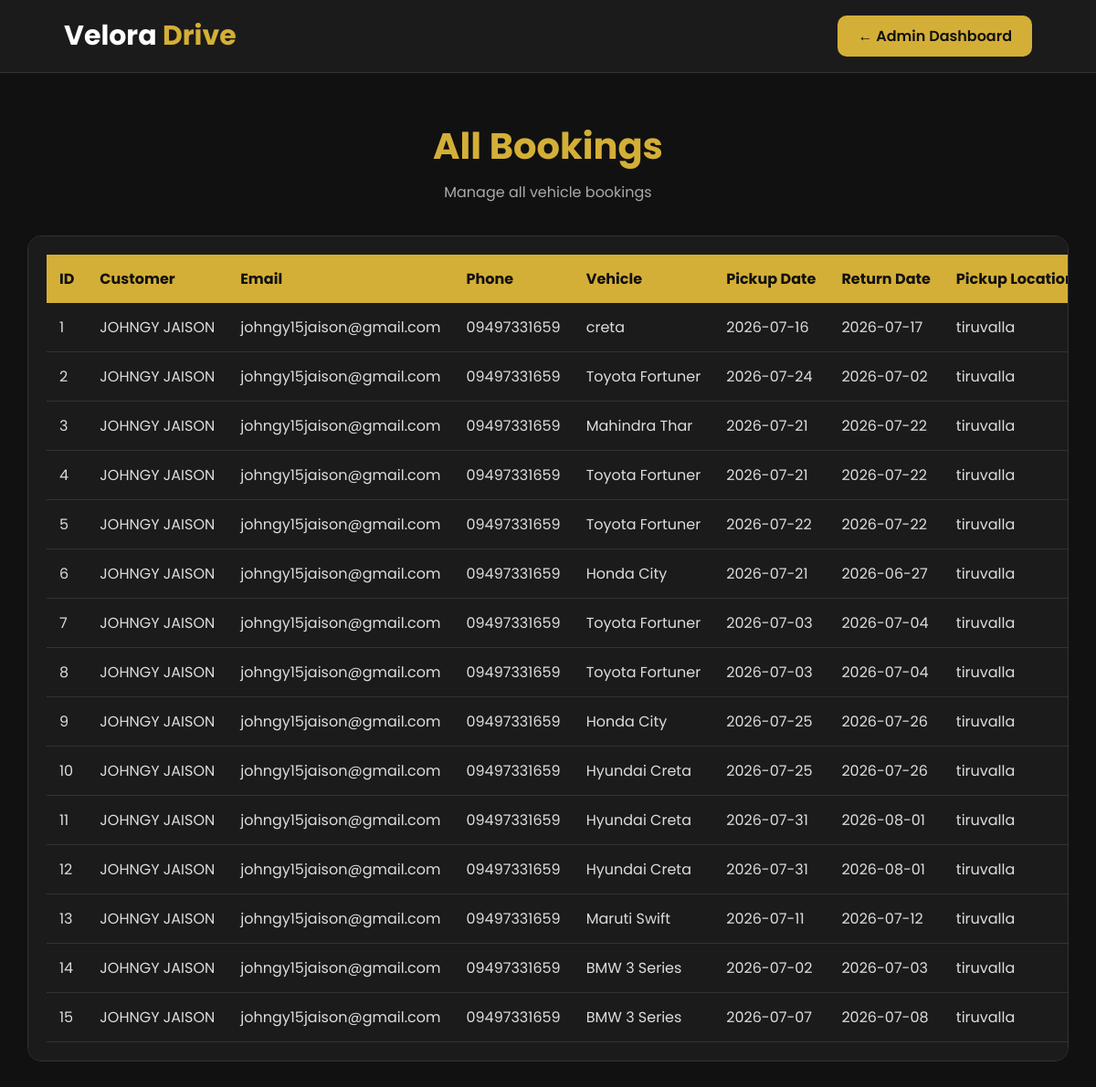
The app's page /admin/bookings with its own data.
### tables this page shows
CREATE TABLE bookings(
    id INTEGER PRIMARY KEY AUTOINCREMENT,
    customer_name TEXT NOT NULL,
    email TEXT NOT NULL,
    phone TEXT NOT NULL,
    vehicle TEXT NOT NULL,
    pickup_date TEXT NOT NULL,
    return_date TEXT NOT NULL,
    pickup_location TEXT NOT NULL,
    return_location TEXT NOT NULL,
    payment TEXT NOT NULL
);

### app.py (the view)
@app.route("/admin/bookings")
def admin_bookings():
    con = sqlite3.connect("users.db")
    cur = con.cursor()
    cur.execute("SELECT * FROM bookings")
    bookings = cur.fetchall()
    con.close()
    return render_template(
        "admin_bookings.html",
        bookings=bookings
    )

### templates/admin_bookings.html (shortened to what this page needs)
<!DOCTYPE html>
<html lang="en">
<head>
<link rel="stylesheet"
href="{{ url_for('static', filename='css/admin_bookings.css') }}">
</head>
<body>
<nav>
<div class="logo">
Velora <span>Drive</span>
</div>
<a href="/admin" class="back-btn">
← Admin Dashboard
</a>
</nav>
<div class="container">
<h1>All Bookings</h1>
<p class="subtitle">
Manage all vehicle bookings
</p>
<div class="table-box">
<table>
<thead>
<tr>
<th>ID</th>
<th>Customer</th>
<th>Email</th>
<th>Phone</th>
<th>Vehicle</th>
<th>Pickup Date</th>
<th>Return Date</th>
<th>Pickup Location</th>
</tr>
</thead>
<tbody>
{% for booking in bookings %}
<tr>
<td>{{ booking[0] }}</td>
<td>{{ booking[1] }}</td>
<td>{{ booking[2] }}</td>
<td>{{ booking[3] }}</td>
<td>{{ booking[4] }}</td>
<td>{{ booking[5] }}</td>
<td>{{ booking[6] }}</td>
<td>{{ booking[7] }}</td>
</tr>
{% endfor %}
</tbody>
</table>
</div>
</div>
</body>
</html>

### static/css/admin_bookings.css (style rules this page uses)
* { margin:0; padding:0; box-sizing:border-box; font-family:'Poppins',sans-serif; }
body { background:#111; color:white; min-height:100vh; }
nav { height:80px; background:#1b1b1b; display:flex; justify-content:space-between; align-items:center; padding:0 70px; border-bottom:1px solid #333; }
.logo { font-size:30px; font-weight:700; }
.logo span { color:#d4af37; }
.back-btn { text-decoration:none; background:#d4af37; color:#111; padding:10px 22px; border-radius:10px; font-weight:600; }
.container { width:95%; margin:50px auto; }
h1 { text-align:center; color:#d4af37; font-size:40px; }
.subtitle { text-align:center; color:#aaa; margin-top:8px; margin-bottom:35px; }
.table-box { background:#1b1b1b; border:1px solid #333; border-radius:15px; padding:20px; overflow-x:auto; }
table { width:100%; min-width:1100px; border-collapse:collapse; }
th { background:#d4af37; color:#111; padding:14px; text-align:left; white-space:nowrap; }
td { padding:14px; border-bottom:1px solid #333; color:#ddd; white-space:nowrap; }

### records on screen
bookings: id "1", customer_name "JOHNGY JAISON", email "johngy15jaison@gmail.com", phone "09497331659", vehicle "creta", pickup_date "2026-07-16", return_date "2026-07-17", pickup_location "tiruvalla"
bookings: id "2", customer_name "JOHNGY JAISON", email "johngy15jaison@gmail.com", phone "09497331659", vehicle "Toyota Fortuner", pickup_date "2026-07-24", return_date "2026-07-02", pickup_location "tiruvalla"
bookings: id "3", customer_name "JOHNGY JAISON", email "johngy15jaison@gmail.com", phone "09497331659", vehicle "Mahindra Thar", pickup_date "2026-07-21", return_date "2026-07-22", pickup_location "tiruvalla"
bookings: id "4", customer_name "JOHNGY JAISON", email "johngy15jaison@gmail.com", phone "09497331659", vehicle "Toyota Fortuner", pickup_date "2026-07-21", return_date "2026-07-22", pickup_location "tiruvalla"
bookings: id "5", customer_name "JOHNGY JAISON", email "johngy15jaison@gmail.com", phone "09497331659", vehicle "Toyota Fortuner", pickup_date "2026-07-22", return_date "2026-07-22", pickup_location "tiruvalla"
bookings: id "6", customer_name "JOHNGY JAISON", email "johngy15jaison@gmail.com", phone "09497331659", vehicle "Honda City", pickup_date "2026-07-21", return_date "2026-06-27", pickup_location "tiruvalla"
bookings: id "7", customer_name "JOHNGY JAISON", email "johngy15jaison@gmail.com", phone "09497331659", vehicle "Toyota Fortuner", pickup_date "2026-07-03", return_date "2026-07-04", pickup_location "tiruvalla"
bookings: id "8", customer_name "JOHNGY JAISON", email "johngy15jaison@gmail.com", phone "09497331659", vehicle "Toyota Fortuner", pickup_date "2026-07-03", return_date "2026-07-04", pickup_location "tiruvalla"
bookings: id "9", customer_name "JOHNGY JAISON", email "johngy15jaison@gmail.com", phone "09497331659", vehicle "Honda City", pickup_date "2026-07-25", return_date "2026-07-26", pickup_location "tiruvalla"
bookings: id "10", customer_name "JOHNGY JAISON", email "johngy15jaison@gmail.com", phone "09497331659", vehicle "Hyundai Creta", pickup_date "2026-07-25", return_date "2026-07-26", pickup_location "tiruvalla"
bookings: id "11", customer_name "JOHNGY JAISON", email "johngy15jaison@gmail.com", phone "09497331659", vehicle "Hyundai Creta", pickup_date "2026-07-31", return_date "2026-08-01", pickup_location "tiruvalla"
bookings: id "12", customer_name "JOHNGY JAISON", email "johngy15jaison@gmail.com", phone "09497331659", vehicle "Hyundai Creta", pickup_date "2026-07-31", return_date "2026-08-01", pickup_location "tiruvalla"
bookings: id "13", customer_name "JOHNGY JAISON", email "johngy15jaison@gmail.com", phone "09497331659", vehicle "Maruti Swift", pickup_date "2026-07-11", return_date "2026-07-12", pickup_location "tiruvalla"
bookings: id "14", customer_name "JOHNGY JAISON", email "johngy15jaison@gmail.com", phone "09497331659", vehicle "BMW 3 Series", pickup_date "2026-07-02", return_date "2026-07-03", pickup_location "tiruvalla"
bookings: id "15", customer_name "JOHNGY JAISON", email "johngy15jaison@gmail.com", phone "09497331659", vehicle "BMW 3 Series", pickup_date "2026-07-07", return_date "2026-07-08", pickup_location "tiruvalla"
